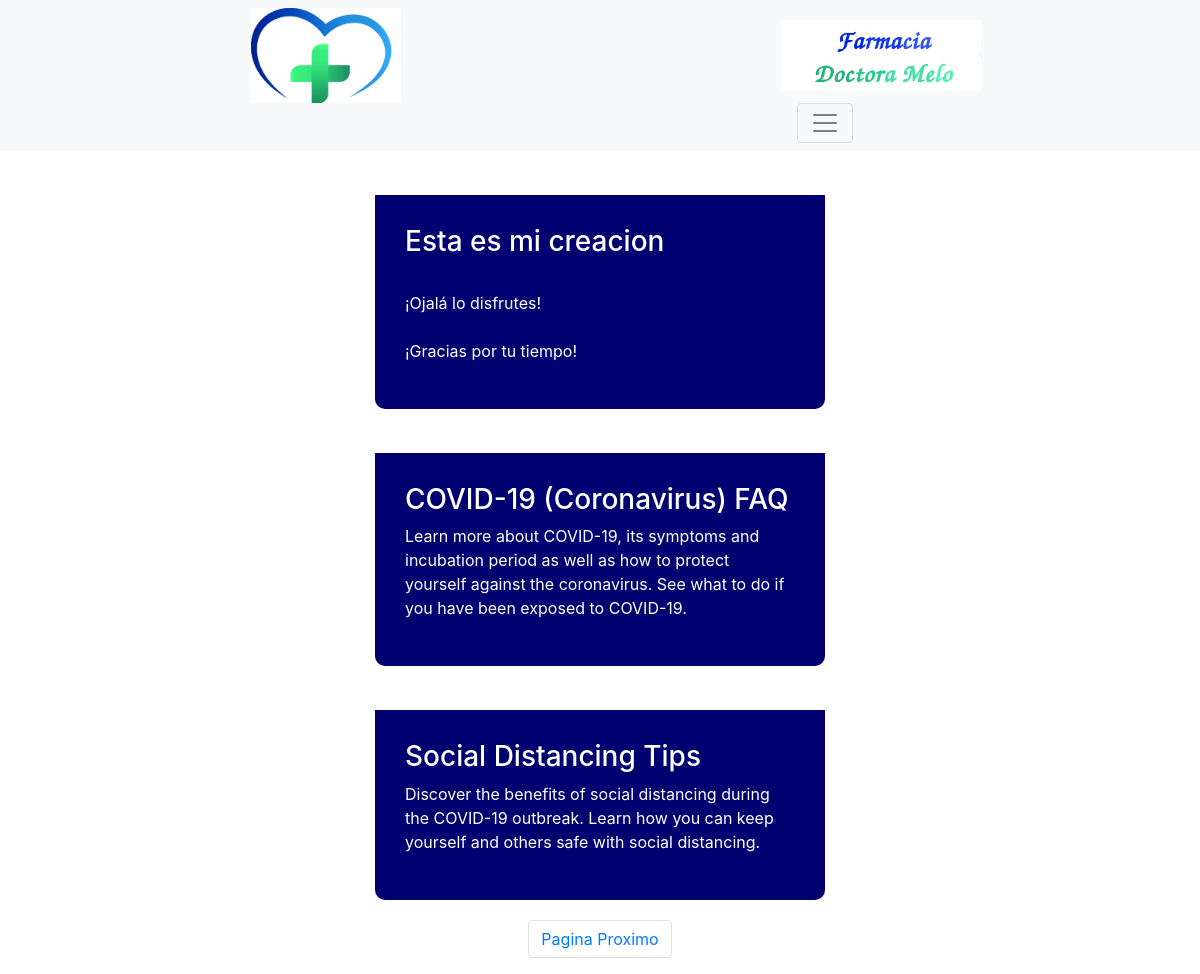
Page /blog on the committed database.
### pharmacy/models.py (models this page shows, shortened)
class Posts(models.Model):
    user = models.ForeignKey(User, on_delete=models.CASCADE, related_name="poster")
    title = models.CharField(max_length=64)
    post_body = models.TextField()
    link = models.URLField(blank=True)
    timestamp = models.DateTimeField(auto_now_add=True)

### pharmacy/views.py (the view)
# urls.py: path("blog", views.blog, name="blog"),
@csrf_exempt
def blog(request):
    if request.method == "POST":
        data = json.loads(request.body)
        post_id = data.get('post_id')
        Posts.objects.filter(id=post_id).delete()
        return HttpResponseRedirect(reverse("blog"))
    else:
        posts = Posts.objects.all().order_by("-timestamp")
        paginator = Paginator(posts, 3)
        page_number = request.GET.get('page')
        page_obj = paginator.get_page(page_number)
        return render(request, "pharmacy/blog.html", {
            "posts": page_obj
        })

### pharmacy/templates/pharmacy/blog.html (shortened to what this page needs)
{% extends "pharmacy/layout2.html" %}
{% load static %}
{% block body %}
<section id="posts">
    <div class="all-groups">
        {% for post in posts %}
            <div class="group-item">
                <div class="group-img">
                </div>
                <div class="group-info">
                    <h3>{{ post.title }}</h3>
                    <p>{{ post.post_body }}</p>
                </div>
            </div>
        {% endfor %}
    </div>
</section>
<nav aria-label="Page navigation">
    <ul class="pagination justify-content-center">
    {% if posts.has_next %}
      <li class="page-item"><a class="page-link" href="?page={{ posts.next_page_number }}">Pagina Proximo</a></li>
    {% endif %}
    </ul>
</nav>
{% endblock %}

### pharmacy/templates/pharmacy/layout2.html (shortened to what this page needs)
{% load static %}
<!DOCTYPE html>
<html lang="en">
<head>
    <link rel="stylesheet" href="https://maxcdn.bootstrapcdn.com/bootstrap/4.0.0/css/bootstrap.min.css">
    <link rel="stylesheet" href="{% static 'pharmacy/styles.css' %}">
</head>
<body>
    <nav id="nav-big" class="navbar justify-content-space-between navbar-light bg-light sticky-top">
        <a class="nav-link" href="{% url 'index' %}"><img class="small-photo" src="{% static 'pharmacy/images/file.png' %}" width="200px" alt=""></a>
        <img class="big-photo" id="heart" src="{% static 'pharmacy/images/heart.png' %}" alt="">
        <img class="big-photo" id="farmacia-name" src="{% static 'pharmacy/images/farmacia.png' %}" alt="">
        <button class="navbar-toggler" type="button" data-toggle="collapse" data-target="#collapsibleNavbar">
            <span class="navbar-toggler-icon"></span>
        </button>
    </nav>
    <div class="body">
        {% block body %}
        {% endblock %}
    </div>
</body>
</html>

### pharmacy/static/pharmacy/styles.css (style rules this page uses)
.navbar { margin-left: 10px; margin-right: 10px; }
.big-photo { display: none; }
.groups-header h1, h3 { text-align: center; }
.group-item { display: flex; align-items: center; justify-content: center; flex-direction: column; width: 90%; margin: 20px auto; overflow: hidden; border-radius: 10px; }
#posts .group-item .group-img { flex-basis: 50%; overflow: hidden; position: relative; opacity: 0.7; }
#posts .group-item .group-info { padding: 30px; flex-basis: 50%; height: 100%; display: flex; align-items: flex-start; justify-content: center; flex-direction: column; background-color: rgb(0, 0, 112); min-width: 380px; color: white; white-space: pre-line; }
#posts .group-item { border-radius: 10px; }
@media only screen and (min-width:768px) { #posts .group-item .group-info { width: 450px; border-bottom-left-radius: 10px; border-bottom-right-radius: 10px; } }
@media only screen and (min-width:768px) { #posts .group-item .group-img { width: 450px; border-top-left-radius: 10px; border-top-right-radius: 10px; } }
@media only screen and (min-width:1200px) { .big-photo { display: block; } }
@media only screen and (min-width:1200px) { #heart { width: 150px; margin-right: 380px; } }
@media only screen and (min-width:1200px) { #farmacia-name { width: 200px; } }
@media only screen and (min-width:1200px) { .navbar-toggler { margin-left: 450px; } }
@media only screen and (min-width:1200px) { #nav-big { justify-content: center; margin-left: 0; margin-right: 0; } }

### rows in the picture
Posts: title "Esta es mi creacion", post_body "¡Ojalá lo disfrutes! ¡Gracias por tu tiempo!"
Posts: title "COVID-19 (Coronavirus) FAQ", post_body "Learn more about COVID-19, its symptoms and incubation period as well as how to protect yourself against the coronavirus. See what to do if you have been exposed to COVID-19."
Posts: title "Social Distancing Tips", post_body "Discover the benefits of social distancing during the COVID-19 outbreak. Learn how you can keep yourself and others safe with social distancing."
